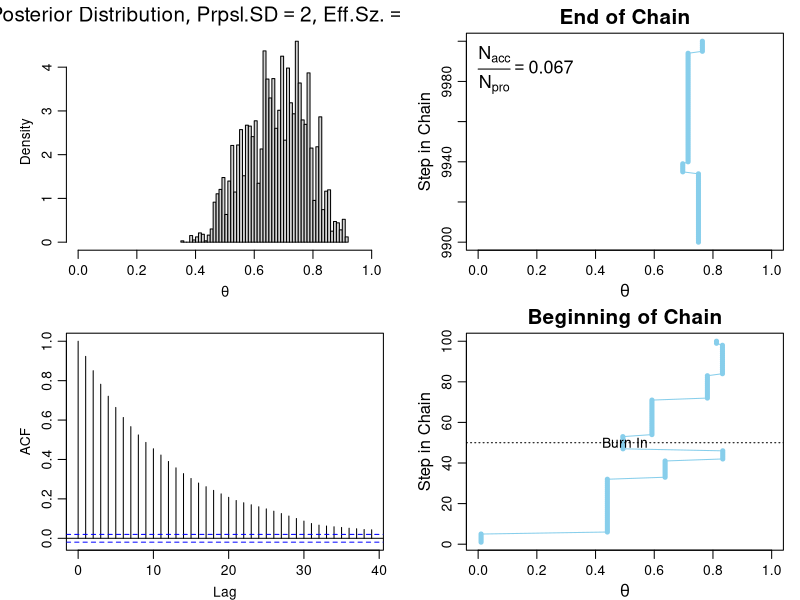

Write the R code that produced this figure.
#################################################################
#This code comes from the supplementary materials in Kruschke (2015). *Doing
#Bayesian data analysis: A tutorial with R, JAGS, and Stan* (Ch. 7). Academic Press.
#The code can be found here: 
#https://sites.google.com/site/doingbayesiandataanalysis/exercises
# It was adapted by Nicole Cruz and Julia Haaf
#################################################################

# Specify the data, to be used in the likelihood function.
myData <- c(rep(0,6), rep(1,14))

# Define the Bernoulli likelihood function, p(D|theta).
# The argument theta could be a vector, not just a scalar.
likelihood <- function( theta , data ) {
  z = sum( data )
  N = length( data )
  pDataGivenTheta = theta^z * (1-theta)^(N-z)
  # The theta values passed into this function are generated at random,
  # and therefore might be inadvertently greater than 1 or less than 0.
  # The likelihood for theta > 1 or for theta < 0 is zero:
  pDataGivenTheta[ theta > 1 | theta < 0 ] = 0
  return( pDataGivenTheta )
}

# Define the prior density function. 
prior <- function( theta ) {
  pTheta = dbeta( theta , 1 , 1 )
  # The theta values passed into this function are generated at random,
  # and therefore might be inadvertently greater than 1 or less than 0.
  # The prior for theta > 1 or for theta < 0 is zero:
  pTheta[ theta > 1 | theta < 0 ] = 0
  return( pTheta )
}

# Define the relative probability of the target distribution, 
# as a function of vector theta. For our application, this
# target distribution is the unnormalized posterior distribution.
targetRelProb <- function( theta , data ) {
  targetRelProb =  likelihood( theta , data ) * prior( theta )
  return( targetRelProb )
}

# Specify the length of the trajectory, i.e., the number of jumps to try:
NSamples <- 10000 # arbitrary large number
# Initialize the vector that will store the results:
theta <- rep( 0 , NSamples )
# Specify where to start the trajectory:
theta[1] <- 0.01 # arbitrary value, ideally between 0 and 1
# Specify the burn-in period:
burnIn <- 50 # The first samples are removed as they are typically used to tune the algorithm
# Initialize accepted, rejected counters, just to monitor performance:
nAccepted <- 0
nRejected <- 0

# Now generate the random walk. The 't' index is time or trial in the walk.
# Specify seed to reproduce same random walk:
# set.seed(47405) # comment out to create different graphs

# Specify standard deviation of proposal distribution:
proposalSD <- c(0.02,0.2,2.0)[3] # vary the proposal standard deviation

for ( t in 1:(NSamples - 1) ) {
	currentPosition <- theta[t]
	
	# Use the proposal distribution to generate a proposed jump.
	proposedJump <- rnorm( 1 , mean=0 , sd=proposalSD )
	
	# Compute the probability of accepting the proposed jump.
	probAccept <- min( 1,
		targetRelProb( currentPosition + proposedJump , myData )
		/ targetRelProb( currentPosition , myData ) )
	
	# Generate a random uniform value from the interval [0,1] to
	# decide whether or not to accept the proposed jump.
	if ( runif(1) < probAccept ) {
		# accept the proposed jump
		theta[ t+1 ] <- currentPosition + proposedJump
		# increment the accepted counter, just to monitor performance
		if ( t > burnIn ) { nAccepted = nAccepted + 1 }
	} else {
		# reject the proposed jump, stay at current position
		theta[ t+1 ] <- currentPosition
		# increment the rejected counter, just to monitor performance
		if ( t > burnIn ) { nRejected = nRejected + 1 }
	}
}

# Extract the post-burnIn portion of the trajectory.
acceptedTheta <- theta[ (burnIn+1) : length(theta) ]

# End of Metropolis algorithm.

#-----------------------------------------------------------------------
# Display the chain.

layout( matrix(1:4,nrow=2) )
par(mar=c(3,4,2,1),mgp=c(2,0.7,0))

# Posterior histogram:
hist(acceptedTheta, xlim=c(0,1) , xlab=bquote(theta), freq = F, breaks = 50,
     , cex.main=1.5, main=bquote( list( "Posterior Distribution", "Prpsl.SD" == .(proposalSD) 
                                        , "Eff.Sz." == .(round(coda::effectiveSize(acceptedTheta),1)) ) ) )

# Autocorrelation
acf(acceptedTheta, cex = 1.2, main = "")

# Trajectory, a.k.a. trace plot, end of chain:
idxToPlot = (NSamples-100):NSamples
plot( theta[idxToPlot] , idxToPlot , main="End of Chain" , cex.main=1.5,
      xlab=bquote(theta) , xlim=c(0,1) , ylab="Step in Chain" ,
      type="o" , pch=20 , col="skyblue" , cex.lab=1.2 )
# Display proposal SD and acceptance ratio in the plot.
text( 0.0 , NSamples , adj=c(0.0,1.1) , cex=1.3 ,
      labels = bquote( frac(N[acc],N[pro]) == 
                       .(signif( nAccepted/length(acceptedTheta) , 3 ))))

# Trajectory, a.k.a. trace plot, beginning of chain:
idxToPlot = 1:100
plot( theta[idxToPlot] , idxToPlot , main="Beginning of Chain" , cex.main=1.5,
      xlab=bquote(theta) , xlim=c(0,1) , ylab="Step in Chain" ,
      type="o" , pch=20 , col="skyblue" , cex.lab=1.2 )
# Indicate burn in limit (might not be visible if not in range):
if ( burnIn > 0 ) {
  abline(h=burnIn,lty="dotted")
  text( 0.5 , burnIn+3 , "Burn In" , adj=c(0.5,1.1) )
}

#------------------------------------------------------------------------
